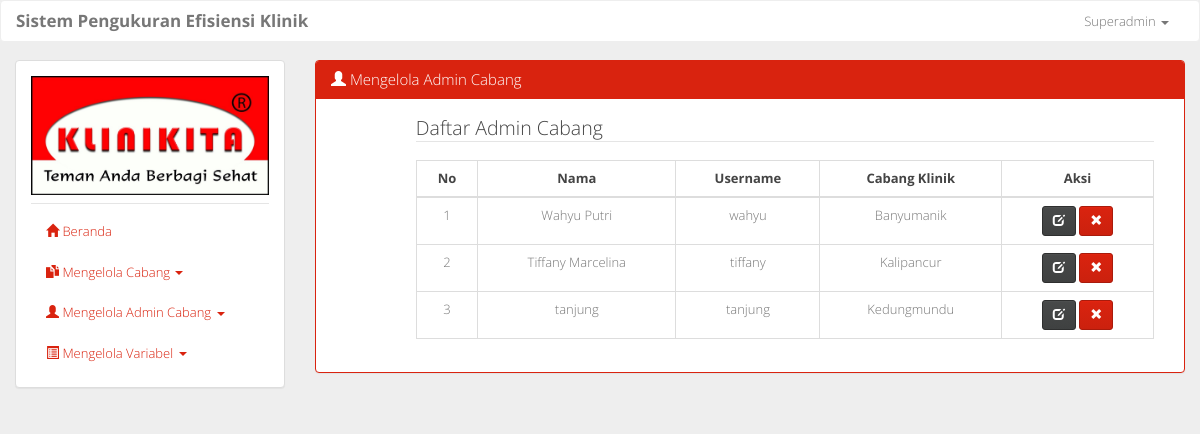
Screenshot of /mengelola_pengguna.php (signed in) with the database file from the repository.
### tables this page shows
CREATE TABLE `tb_pengguna` (
  `id_pengguna` int(11) NOT NULL,
  `nama` varchar(50) NOT NULL,
  `username` varchar(50) NOT NULL,
  `password` varchar(50) NOT NULL,
  `id_klinik` int(11) NOT NULL,
  `level` char(1) NOT NULL
);

CREATE TABLE `tb_klinik` (
  `id_klinik` int(11) NOT NULL,
  `cabang_klinik` varchar(50) NOT NULL,
  `alamat` varchar(100) NOT NULL
);

### mengelola_pengguna.php (the view, shortened to what this page needs)
<?php include 'layout.php'; ?>
				<div class="col-sm-9">
					<div class="panel panel-primary">
					  	<div class="panel-heading">
					  	<?php
					  		if ($level == 'a') {
						  		echo '<h3 class="panel-title"><span class="glyphicon glyphicon-user"></span> Mengelola Admin Cabang</h3>';
						  	} elseif ($level == 'c') {
						  		echo '<h3 class="panel-title"><span class="glyphicon glyphicon-user"></span> Mengelola Manajer Cabang</h3>';
						  	}
					  	?>
					  	</div>
					  	<div class="panel-body">
						  	<div class="col-sm-11 col-sm-offset-1">
						  	<?php
						  		if ($level == 'a') {
						  			echo '<legend>Daftar Admin Cabang</legend>';
						  		} elseif ($level == 'c') {
						  			echo '<legend>Daftar Manajer Cabang</legend>';
								  	$q = mysqli_query($conn, 'SELECT * FROM tb_pengguna WHERE id_pengguna="'.$id.'"');
								  	$d = mysqli_fetch_assoc($q);
								  	$cabang_klinik = $d['id_klinik'];
						  		}
								$i=1;
								if ($level == 'a') {
									$query = mysqli_query($conn, "SELECT * FROM tb_pengguna AS p, tb_klinik AS k WHERE p.id_klinik = k.id_klinik AND p.level = 'c' ORDER BY p.id_pengguna ASC");
								} else {
									$query = mysqli_query($conn, 'SELECT * FROM tb_pengguna AS p, tb_klinik AS k WHERE p.id_klinik = k.id_klinik AND p.level = "m" AND p.id_klinik = "'.$cabang_klinik.'" ORDER BY p.id_pengguna ASC');
								}
								if (mysqli_num_rows($query) > 0) {
									echo '
										<table class="table table-bordered table-hover">
											<thead>
												<tr>
													<th>No</th>
													<th>Nama</th>
													<th>Username</th>
													<th>Cabang Klinik</th>
													<th>Aksi</th>
												</tr>
											</thead>
											<tbody>
									';
									while($pengguna = mysqli_fetch_assoc($query)) {
										echo '
											<tr>
												<td>'.$i.'</td>
												<td>'.$pengguna['nama'].'</td>
												<td>'.$pengguna['username'].'</td>
												<td>'.$pengguna['cabang_klinik'].'</td>
												<td>
													<a href="ubah_pengguna.php?type=ubah&id='.$pengguna['id_pengguna'].'" class="btn btn-default btn-sm"><span class="glyphicon glyphicon-edit"></span></a>
													<a href="process/hapus_pengguna.php?id='.$pengguna['id_pengguna'].'" onclick="return hapus()" class="btn btn-primary btn-sm"><span class="glyphicon glyphicon-remove"></span></a>
											       </td>
											</tr>
										';
										$i++;
									}
									echo '
											</tbody>
												</table>
									';
								}
							?>
						  	</div>
					  	</div>
					</div>
				</div>
<?php include 'layout2.php' ?>

### assets/css/style.css (style rules this page uses)
body { background-color: #eee; }
th, td { text-align: center; }

### rows the page displays
tb_pengguna: nama "Wahyu Putri", username "wahyu", id_klinik.cabang_klinik "Banyumanik"
tb_pengguna: nama "Tiffany Marcelina", username "tiffany", id_klinik.cabang_klinik "Kalipancur"
tb_pengguna: nama "tanjung", username "tanjung", id_klinik.cabang_klinik "Kedungmundu"

### other values shown
$_SESSION['user'] "Superadmin"
